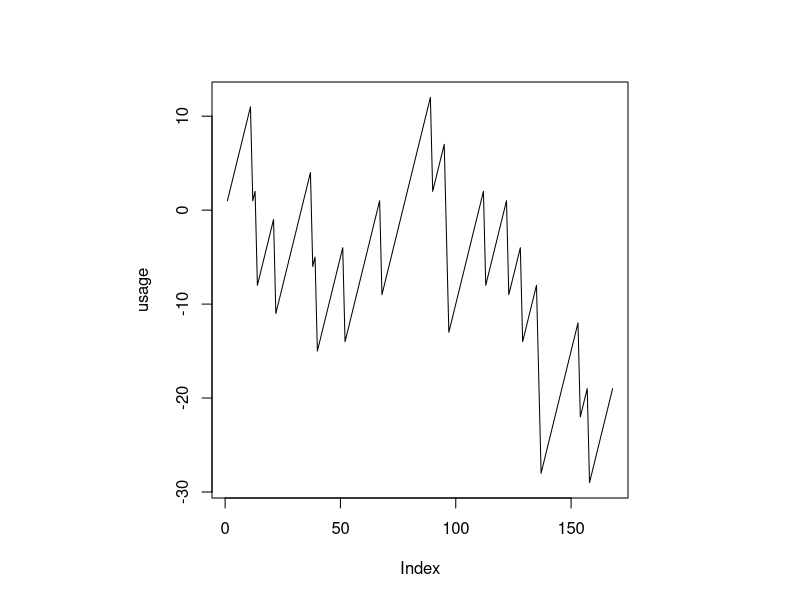

This chart was generated by the following R code: (Note: this script raises an error after producing the figure.)
#!/usr/bin/Rscript
##
## Start the interpreter  with M-R. Use C-c C-j to  eval a line, C-M-x
## to eval a paragraph.
##
## Back of the evelope calculation ... Say it takes 0.1s to simulate a
## distribution  in  the  future  for   a  single  "disk  usage"  time
## series. In 30s which is a timeout for a Zabbix Item you can only do
## as many as 300 "disks", that is about 30-100 VMs max.  On the other
## hand if we agree to simulate the future once an hour one can manage
## several thousands VMs.
##

##
## Simulating Data might be usefull as a tutorial [1].
##
## [1] https://clayford.github.io/dwir/dwr_12_generating_data.html
##
## In this  particular distribution  the increments are  usually small
## and positive or large and negative:
prior <- c(1,1,1,1,1,1,1,1,1,-10);

## This outputs the frequency table:
table (prior);
mean (prior);                           # -0.1
## plot (ecdf (prior), do.points = FALSE, verticals = TRUE);

## In case you want to exclude drift:
## prior <- prior - mean (prior);

## There are 7 * 24 = 168 hours in a week
day <- 24;
week <- 7 * day;
usage <- cumsum (sample (prior, size = week, replace = TRUE));
par (pty = "s");                        # square windows
plot (usage, type = "l");

## One week of  data, in fact only  167 = 168 -  1 differences, should
## give us  some idea of prior  distribution. Still it will  often not
## suffice to recover the prior accurately.
distr <- diff (usage);
table (distr);
mean (distr);
## plot (table (distr));

## Min, Last,  and Max as  a few  observations derived from  a cusmsum
## trajectory:
f3 <- function (s) {
    c (min (cumsum (s)), sum (s), max (cumsum (s)))
}

simulate <- function (distr, size) {
    f3 (sample (distr, size = day, replace = TRUE))
}

## We can reduce a ditribution to a single value in at least two ways:
## (1) return a specific quantile like  median or 95th or (2) return a
## probablity  measure  for  crossing  a  specific  threshold.   Which
## threshold?  The  current "disk usage"  may change every  minute ---
## you  dont  want  to  recompute that  probability  that  often.   So
## reducing the future deistribution  to few quantiles for pre-defined
## probabilities, like fivenums() does, is probably more practical.
wip <- function (distr, size) {
    sim3 <- replicate (n = 10000, simulate (distr, size = day))
    ## Trajectory maxima:
    sims <- sim3[3, ]
    ## Maybe compute a specific qauntile:
    fivenums (sims)
    ## For histograms return all of them:
    sim3
}

## Simulate the evolution over one day  many times. In fact you may be
## interested in the behaviour of max(cumsum(...)) or min(cumsum(...))
## and not  just sum(...). Since f()  returns a 3-vector the  shape of
## the resulte is 3 x n:
system.time (
    sim3 <- wip (distr, day)
)
sims <- sim3[2, ];
fivenum (sims);
## The expectation value of a sum is  a multiple of that for the prior
## distribution:
c (mean (sims),  day * mean (distr), day * mean (prior));

## Histograms
xlim <- c(-100, 100);
hist (sim3[1, ], prob = TRUE, xlab = "Min", xlim = xlim);
hist (sim3[2, ], prob = TRUE, xlab = "Sum", xlim = xlim);
hist (sim3[3, ], prob = TRUE, xlab = "Max", xlim = xlim);
## lines (density (sim3[1, ], bw = 5));
## lines (density (sim3[3, ], bw = 5));

## Empirical cumulative distribution function:
## plot (ecdf (sims), do.points = FALSE, verticals = TRUE);
## qqnorm (sims); qqline (sims);
